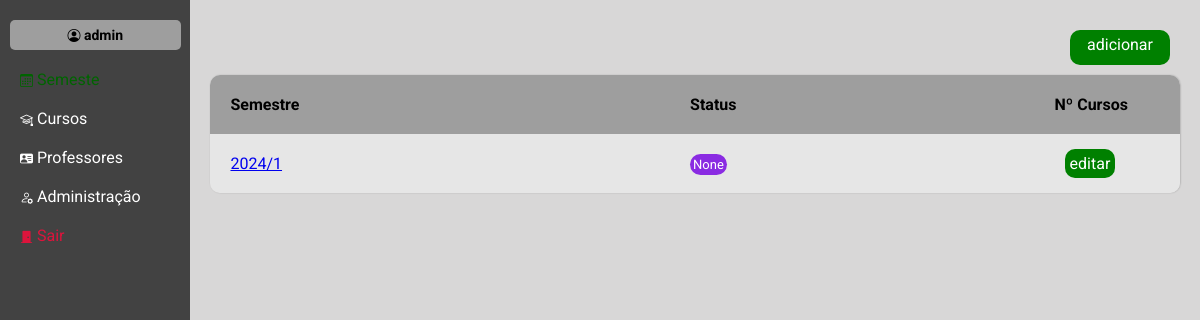
The app's page /semestre/ (signed in), older data.
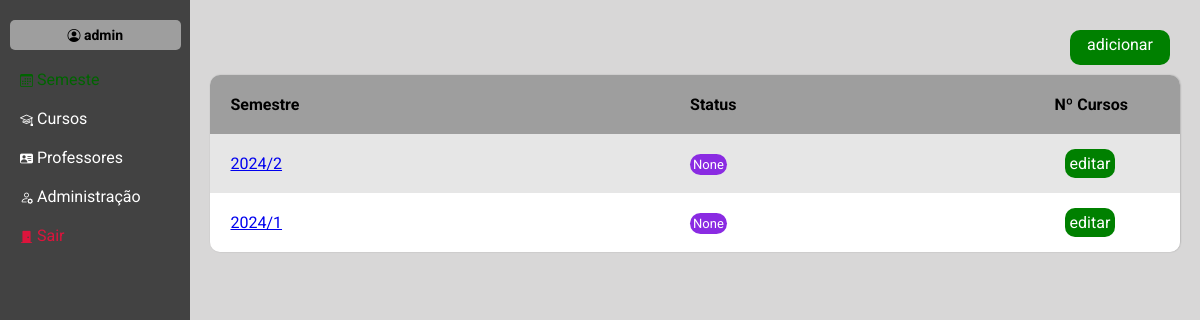
The same page, newer data.
### core/models.py (models this page shows)
class Semestre(models.Model):
    semestre = models.CharField( max_length=50)
    cursos = models.ManyToManyField(Curso, verbose_name="curso", blank=True)
    status = models.ForeignKey(Status, verbose_name='status', on_delete=models.SET_NULL, null=True, blank=True)
    date_create = models.DateTimeField(default=timezone.now)
    disciplinas = models.ManyToManyField(Disciplina, verbose_name='disciplina', blank=True)
    def __str__(self) -> str:
        return self.semestre

### core/views.py (the view)
# urls.py: path('semestre/', views.semestre, name='semestre'),
@login_required(login_url="/login")
def semestre(request):
    semestre = Semestre.objects.all().order_by('-id')
    context = {
        'semestre':semestre
    }
    print(dir(request))
    print(request.path_info)
    return render(request, 'semestre.html', context)

### core/templates/semestre.html
{% extends "base.html" %}
{% block conteudo %}
{% block opcoes %}
<div id="conteiner-menu-button">
    <a href="{% url "addSemestre" %}" class="button-padrao color-verde">adicionar</a>
</div>
{% endblock opcoes %}
<table>
    <thead>
        <tr>
            <th>Semestre</th>
            <th>Status</th>
            <th>Nº Cursos</th>
        </tr>
    </thead>
    <tbody>
       {% for i in semestre %}
            <tr>
                    <td class="colum-1"><a href="{% url 'select_semestre' i.id %}">{{i}}</a></td>
                    <td class="colum-2"><span id="marcador" class="color-roxo"> {{i.status}}</span></td>
                    <td class="colum-3"><a href="#" class="button-padrao color-verde">editar</a></td>
            </tr>
       {% endfor %}
    </tbody>
</table>
{% endblock conteudo %}

### core/templates/base.html (shortened to what this page needs)
{% load static %}<!DOCTYPE html>
<html lang="en">
<head>
   {% include "_head.html" %}
</head>
<body>
<nav>
    <div id="box-user">
        <h3><i class="bi bi-person-circle"></i> {{request.user}}</h3>
    </div>
    <ul>
        <li><a href="{% url "semestre" %}" {% if request.path_info == '/semestre/' %} class="teste" {% endif %}><i class="bi bi-calendar3"></i> Semeste </a></li>
        <li><a href="{% url "cursos" %}" {% if request.path_info == '/curso/' %} class="teste" {% endif %}><i class="bi bi-mortarboard"></i> Cursos</a></li>
        <li><a href="{% url "professores" %}" {% if request.path_info == '/professores/' %} class="teste" {% endif %}><i class="bi bi-person-vcard-fill"></i> Professores</a></li>
        <li><a href="/admin/"><i class="bi bi-person-gear"></i> Administração</a></li>
        <li><a href="{% url "logout" %}" id="link-sair"><i class="bi bi-door-closed-fill"></i> Sair</a></li>
    </nav>
    <main>
        <div id="conteiner-conteudo">
            {% block conteudo %}{% endblock conteudo %}
        </div>
</main>
</body>
</html>

### core/templates/_head.html (shortened to what this page needs)
{% load static %}
    <link rel="stylesheet" href="{% static 'style.css' %}">
    <link rel="stylesheet" href="https://cdn.jsdelivr.net/npm/bootstrap-icons@1.11.3/font/bootstrap-icons.min.css">

### core/static/style.css (style rules this page uses)
* { padding: 0; margin: 0; box-sizing: border-box; font-family: roboto, regular400; }
body { display: flex; flex-wrap: wrap; }
main { flex-grow: 20; flex-basis: 200px; flex-shrink: 1; background-color: #d8d7d7; min-height: 100vh; }
#conteiner-menu-button { display: flex; justify-content: end; }
.button-padrao { text-decoration: none; color: white; width: 100px; height: 35px; padding: 5px; margin: 10px; border-radius: 10px; text-align: center; }
#conteiner-conteudo { padding: 20px; }
table { border-collapse: collapse; border-radius: 10px; overflow: hidden; width: 100%; box-shadow: 0.5px 0px 1.5px rgba(0, 0, 0, 0.226); }
th { background-color: #9e9e9e; text-align: left; }
table tr:nth-child(odd) { background-color: #e6e6e6; }
table tr:nth-child(even) { background-color: #ffffff; }
td, th { padding: 20px; }
.colum-3, .colum-4 { width: 15%; }
.color-verde { background-color: green; }
.color-roxo { background-color: blueviolet; }
nav { background-color: #424242; flex-grow: 1; flex-basis: 150px; flex-shrink: 1; position: relative; }
#box-user { background-color: #9e9e9e; font-size: 12px; width: 90%; height: 30px; margin: auto; border-radius: 5px; text-align: center; display: flex; align-items: center; justify-content: center; margin-top: 20px; }
#link-sair { color: crimson; }
li { text-align: left; padding-left: 20px; font-size: 16px; margin-top: 20px; }
li a { text-decoration: none; color: white; }
#marcador { padding: 3px; border-radius: 150px; color: white; font-size: 13px; }
i { font-size: 13px; }
.teste { color: darkgreen; }

Row changes from the older to the newer data that the page shows:
added Semestre: semestre "2024/2", status "None"
